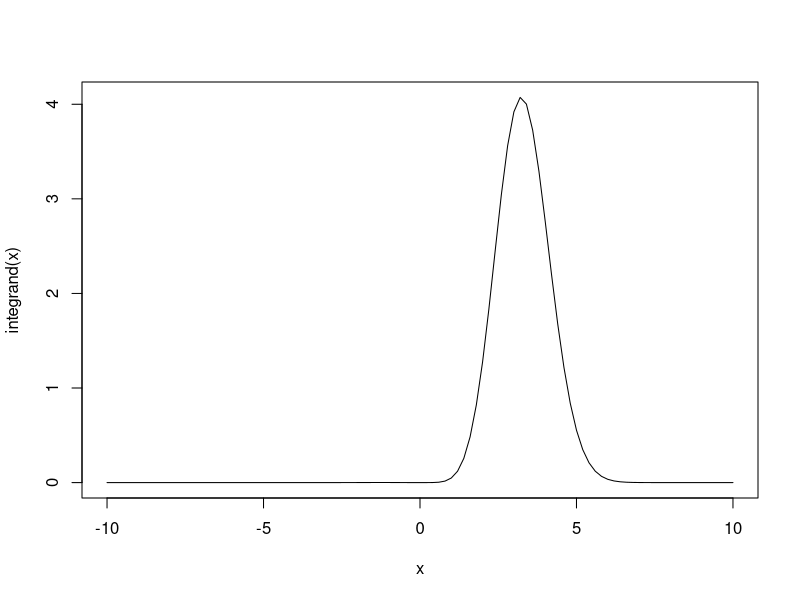
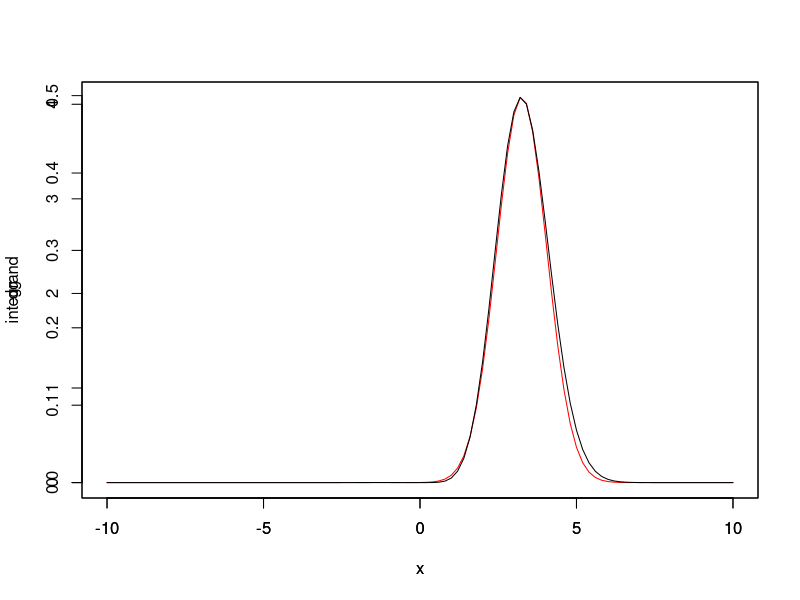

Here is the R script that generated these plots, in order:
## ---- chunk 1
knitr::opts_chunk$set(echo = TRUE)
## ---- chunk 2
isAppr <- function(n, h, df, dg, rg, ...) {
  x <- rg(n, ...)
  mean( h(x) * df(x) / dg(x, ...) )
}

h <- function(x) x^2
df <- function(x) 0.2 * x^2 * dnorm(x, mean = 2, sd = 1)
rg <- function(n) rnorm(n, mean = 0, sd = 1)
dg <- function(x) dnorm(x, mean = 0, sd = 1)

mySummary <- function(nrep, n, h, df, dg, rg) {
##    browser()
    sim <- replicate(nrep, isAppr(n, h, df, dg, rg))
    return(c(mean(sim), sd(sim)))
}

appr <- mySummary(100, 1000, h, df, dg, rg)
appr <- data.frame("Mean"=appr[1], "Std"=appr[2])

size <- c(10000, 50000)
for (i in size){
   temp <- mySummary(100, i, h, df, dg, rg)
   appr <- rbind(appr,temp)
}
appr         
## ---- chunk 3
h <- function(x) x^2
df <- function(x) 0.2 *x^2 * dnorm(x, mean = 2, sd = 1)
integrand <- function(x) h(x) * df(x)

curve(integrand, from = -10, to = 10)
## ---- chunk 4
dg <- function(x) dnorm(x, mean = 3.25, sd = 0.8)

plot(dg, from = -10, to = 10, col = "red")
par(new = TRUE)
plot.function(integrand, to = 10, from = -10)
## ---- chunk 5
isAppr <- function(n, h, df, dg, rg, ...) {
  x <- rg(n, ...)
  mean( h(x) * df(x) / dg(x, ...) )
}

h <- function(x) x^2
df <- function(x) 0.2 * x^2 * dnorm(x, mean = 2, sd = 1)
rg <- function(n) rnorm(n, mean = 3.25, sd = 0.8)
dg <- function(x) dnorm(x, mean = 3.25, sd = 0.8)

mySummary <- function(nrep, n, h, df, dg, rg) {
##    browser()
    sim <- replicate(nrep, isAppr(n, h, df, dg, rg))
    return(c(mean(sim), sd(sim)))
}

appr <- mySummary(100, 1000, h, df, dg, rg)
appr <- data.frame("Mean"=appr[1], "Std"=appr[2])

size <- c(10000, 50000)
for (i in size){
   temp <- mySummary(100, i, h, df, dg, rg)
   appr <- rbind(appr,temp)
}
appr   
## ---- chunk 6
rBM <- function(n, tgrid, sigma) {
    tt <- c(0, tgrid)
    dt <- diff(tt)
    nt <- length(tgrid)
    dw <- matrix(rnorm(n * nt, sd = sigma * sqrt(dt)), n, nt, byrow = TRUE)
    t(apply(dw, 1, cumsum))
}
## ---- chunk 7
callValLognorm <- function(S0, K, mu, sigma) {
    d <- (log(S0 / K) + mu + sigma^2) / sigma
    S0 * exp(mu + 0.5 * sigma^2) * pnorm(d) - K * pnorm(d - sigma)
}
## ---- chunk 8
optValueAppr <- function(n, r, sigma, S0, K, tgrid) {
    wt <- rBM(n, tgrid, sigma)
    ## payoff of call option on arithmetic average
    nt <- length(tgrid)
    TT <- tgrid[nt]
    St <- S0 * exp((r - sigma^2 / 2) * matrix(tgrid, n, nt, byrow = TRUE) + wt)
    pAri <- pmax(rowMeans(St) - K, 0)* exp(-r * TT)
    
    ## underlying asset price
    ST <- St[, nt]
    
    ## value of standard option
    pStd <- pmax(ST - K, 0)* exp(-r * TT)
    
    ## payoff of call option on geometric average
    pGeo <- pmax(exp(rowMeans(log(St))) - K, 0)* exp(-r * TT)
    
    ## sim <- data.frame(pAri, ST, pStd, pGeo)
    ## result
    return(c(cor(pAri, ST), cor(pAri, pStd), cor(pAri, pGeo)) )
}
## ---- chunk 9
r <- 0.05; sigma <- 0.5; S0 <-  1; K <-  c(1.2, 1.3, 1.4, 1.5)
tgrid <-  seq(0, 1, length = 12)[-1]

sim <- replicate(200, optValueAppr(5000, r, sigma, S0, 1.1, tgrid))
correlations <- apply(sim, 1, mean)
correlations <- data.frame("S(t) and Arith Asian"=correlations[1], "European and Arith Asian"=correlations[2],
                           "Geo Asian and Arith Asian" = correlations[3])

for (k in K){
  sim <- replicate(200, optValueAppr(5000, r, sigma, S0, k, tgrid))
  correlations <- rbind( correlations, apply(sim, 1, mean))
}
correlations
## ---- chunk 10
r <- 0.05; sigma <- c(0.3, 0.4, 0.5); S0 <-  1; K <-  1.5
tgrid <-  seq(0, 1, length = 13)[-1]

sim <- replicate(200, optValueAppr(5000, r, 0.2, S0, K, tgrid))
correlations <- apply(sim, 1, mean)
correlations <- data.frame("S(t) and Arith Asian"=correlations[1], "European and Arith Asian"=correlations[2],
                           "Geo Asian and Arith Asian" = correlations[3])

for (s in sigma){
  sim <- replicate(200, optValueAppr(5000, r, s, S0, K, tgrid))
  correlations <- rbind( correlations, apply(sim, 1, mean))
}
correlations
## ---- chunk 11
r <- 0.05; sigma <- 0.5; S0 <-  1; K <-  1.5 ; T <- c(0.7, 1, 1.3, 1.6)
tgrid <-  seq(0, 0.4, length = 13)[-1]

sim <- replicate(200, optValueAppr(5000, r, sigma, S0, K, tgrid))
correlations <- apply(sim, 1, mean)
correlations <- data.frame("S(t) and Arith Asian"=correlations[1], "European and Arith Asian"=correlations[2],
                           "Geo Asian and Arith Asian" = correlations[3])

for (t in T){
  tgrid <-  seq(0, t, length = 12)[-1]
  sim <- replicate(200, optValueAppr(5000, r, s, S0, K, tgrid))
  correlations <- rbind( correlations, apply(sim, 1, mean))
}
correlations
## ---- chunk 12
optValueAppr_2 <- function(n, r, sigma, S0, K, tgrid) {
    wt <- rBM(n, tgrid, sigma)
    ## payoff of call option on arithmetic average
    nt <- length(tgrid)
    TT <- tgrid[nt]
    St <- S0 * exp((r - sigma^2 / 2) * matrix(tgrid, n, nt, byrow = TRUE) + wt)
    pAri <- pmax(rowMeans(St) - K, 0)
    vAri <- mean(pAri) 
    
    ## payoff of call option on geometric average
    pGeo <- pmax(exp(rowMeans(log(St))) - K, 0)
    tbar <- mean(tgrid)
    sBar2 <- sigma^2 / nt^2 / tbar * sum( (2 * seq(nt) - 1) * rev(tgrid) )
    pGeoTrue <- callValLognorm(S0, K, (r - 0.5 * sigma^2) * tbar,
                               sqrt(sBar2 * tbar))
    vGeo <- vAri - cov(pGeo, pAri) / var(pGeo) * (mean(pGeo) - pGeoTrue)
    ## sim <- data.frame(pAri, ST, pStd, pGeo)
    ## result
    return(c(vAri, vGeo) * exp(-r * TT))
}
## ---- chunk 13
r <- 0.05; sigma <- 0.4; S0 <-  1; K <-  1.5
tgrid <-  seq(0, 1, length = 13)[-1]
sim <- replicate(200, optValueAppr_2(5000, r, sigma, S0, K, tgrid))
values <- apply(sim, 1, mean)
values <- data.frame("Value with no VC" = values[1], "Value with P_G as VC" = values[2])
values
## ---- chunk 14
sds <- apply(sim, 1, sd)
sds <- data.frame("Value with no VC" = sds[1], "Value with P_G as VC" = sds[2])
sds
